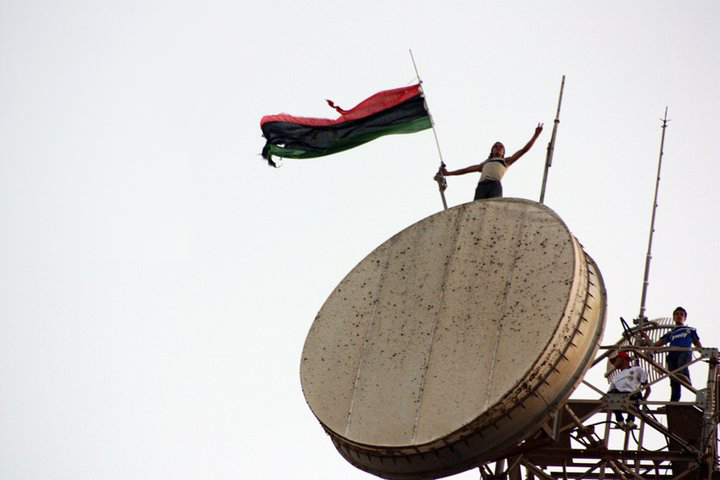
#> input picture gfx/event_pictures/africa/libya - LBA/WIP_libya_civil_war_rebels_country_event.jpg, 720 x 480 px; its folder holds only this picture in this run
$ python -i international_system_art.py   (imports and definitions only)
#> lines starting #> are read from the running program, lines starting #| are printed output that depends on the picture
#> further down, picture is the input picture: PIL image 720x480 RGB; mean R, G, B 202.6, 199.4, 196.9
"""Tab icons and strip previews for add_international_system.py.

Premade icons are existing mod art: the unused ledger icons, already in the tab
style, and generic decision-category icons recoloured to match. Any other image,
such as an organisation's logo, goes through the same recolouring.
"""

import base64
import io
import os
import re

from PIL import Image

ART_DIR = "gfx/interface/scripted_gui/missiles"
CATEGORY_DIR = "gfx/interface/decisions/decision_categories"
ICON_SIZE = (28, 27)
# The tab icons shade from light gold at the top to dark bronze at the bottom.
GOLD_TOP = (196, 166, 108)
GOLD_BOTTOM = (122, 68, 22)
STRIP_BACKGROUND = (38, 38, 38, 255)
STRIP_X = 10

# name: (source image, already in the tab style)
PREMADE_ICONS = {
    "missile": (f"{ART_DIR}/ledger_icon_small_missile.dds", True),
    "gear": (f"{ART_DIR}/ledger_icon_small_production.dds", True),
    "satellite": (f"{ART_DIR}/ledger_icon_small_satellite.dds", True),
    "space_station": (f"{ART_DIR}/ledger_icon_small_spaceorbit.dds", True),
    "caduceus": (f"{ART_DIR}/ledger_icon_small_ga.dds", True),
    "globe_wreath": (f"{ART_DIR}/ledger_icon_small_sc.dds", True),
    "masks": (f"{ART_DIR}/ledger_icon_small_sr.dds", True),
    "hands": (f"{ART_DIR}/ledger_icon_small_unaid.dds", True),
    "handshake": (
        f"{CATEGORY_DIR}/decision_category_generic_foreign_policy.dds",
        False,
    ),
    "industry": (f"{CATEGORY_DIR}/decision_category_generic_industry.dds", False),
    "arms_trade": (f"{CATEGORY_DIR}/decision_category_generic_arms_trade.dds", False),
    "propaganda": (f"{CATEGORY_DIR}/decision_category_generic_propaganda.dds", False),
    "resources": (
        f"{CATEGORY_DIR}/decision_category_generic_prospect_for_resources.dds",
        False,
    ),
    "naval": (f"{CATEGORY_DIR}/decision_category_naval_treaties.dds", False),
    "intervention": (
        f"{CATEGORY_DIR}/decision_category_intervention_overseas.dds",
        False,
    ),
}

SPRITE_RE = re.compile(r'name\s*=\s*"(\w+)"\s*texturefile\s*=\s*"([^"]+)"')
TAB_RE = re.compile(
    r'name\s*=\s*"(\w+)_gui_ledger_button"\s*position\s*=\s*\{\s*x\s*=\s*(\d+)'
)
ICON_RE = re.compile(
    r'name\s*=\s*"(\w+)"\s*spriteType\s*=\s*"(\w+)"\s*position\s*=\s*\{\s*x\s*=\s*(\d+)\s*y\s*=\s*(\d+)'
)


def restyle(image):
    """Fit an image into the tab icon box and shade it in the tab gold."""
    image = image.convert("RGBA")
    box = image.getchannel("A").point(lambda alpha: 255 if alpha > 16 else 0).getbbox()
#> box = (0, 0, 720, 480)
    image = image.crop(box or (0, 0, *image.size))
    width, height = ICON_SIZE
    scale = min((width - 2) / image.size[0], (height - 2) / image.size[1])
#> scale = 0.0361
    size = (max(1, round(image.size[0] * scale)), max(1, round(image.size[1] * scale)))
#> size = (26, 17)
    fitted = Image.new("RGBA", ICON_SIZE)
#> fitted: PIL image 28x27 RGBA; every value is 0
    fitted.paste(
        image.resize(size, Image.Resampling.LANCZOS),
        ((width - size[0]) // 2, (height - size[1]) // 2),
    )
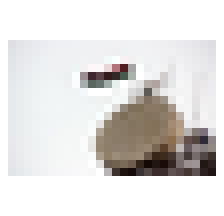
#> fitted: PIL image 28x27 RGBA (shown 8 times larger); mean R, G, B, A 118.4, 116.4, 115, 149.1; transparent parts drawn white
    out = Image.new("RGBA", ICON_SIZE)
    for y in range(height):
        mix = y / (height - 1)
        gold = [
            top + (bottom - top) * mix for top, bottom in zip(GOLD_TOP, GOLD_BOTTOM)
        ]
        for x in range(width):
            red, green, blue, alpha = fitted.getpixel((x, y))
            shade = 0.35 + 0.65 * (0.3 * red + 0.59 * green + 0.11 * blue) / 255
            out.putpixel(
                (x, y), tuple(int(channel * shade) for channel in gold) + (alpha,)
            )
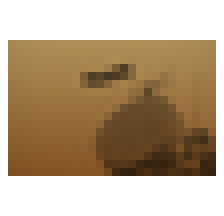
#> out: PIL image 28x27 RGBA (shown 8 times larger); mean R, G, B, A 103, 76.1, 42.3, 149.1; transparent parts drawn white
    return out


# [83 lines left out: functions tab_icon, narrow_frames, render_strip, png_base64, icon_catalog, not called in this run]

>>> from PIL import Image
>>> picture = Image.open('../../gfx/event_pictures/africa/libya - LBA/WIP_libya_civil_war_rebels_country_event.jpg')
>>> result = restyle(picture)

$ run again, on gfx/event_pictures/africa/libya - LBA/WIP_libyan_national_army_country_event.jpg
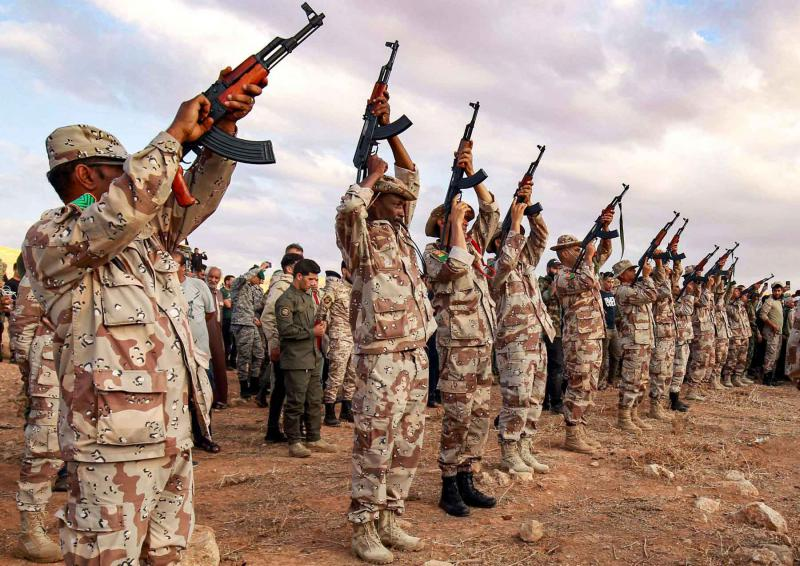
#> input picture gfx/event_pictures/africa/libya - LBA/WIP_libyan_national_army_country_event.jpg, 800 x 566 px
#> picture is the input picture: PIL image 800x566 RGB; mean R, G, B 165.5, 142.4, 131.5
#> box = (0, 0, 800, 566)
#> in restyle, `fitted.paste( image.resize(size, Image.Resampling.LANCZOS), ((width - ..`:
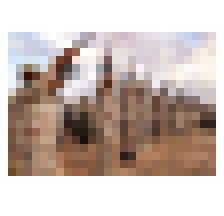
#> fitted: PIL image 28x27 RGBA (shown 8 times larger); mean R, G, B, A 102.5, 88.2, 81.4, 157.9; transparent parts drawn white
#> after the loop in restyle, `for y in range(height):`:
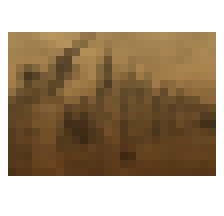
#> out: PIL image 28x27 RGBA (shown 8 times larger); mean R, G, B, A 93.5, 69.5, 38.9, 157.9; transparent parts drawn white
